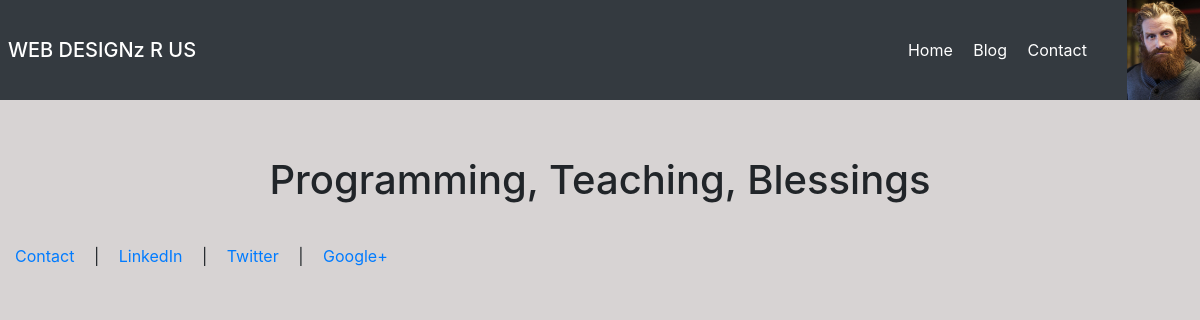
/blog/, run on an earlier commit of the app's database.
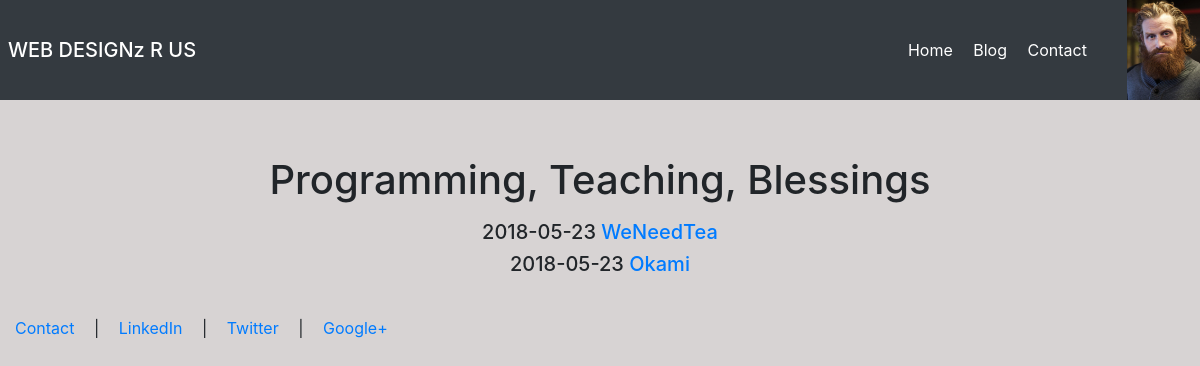
And on a later commit of the database.
### blog/models.py (models this page shows, shortened)
class Post(models.Model):
    title = models.CharField(max_length=140)
    body = models.TextField()
    date = models.DateTimeField()

### blog/templates/blog/blog.html
{% extends "personae/header.html" %}
{% block content %}
  {% for post in object_list %}
    <h5>{{ post.date|date:"Y-m-d" }} <a href="/blog/{{post.id}}"> {{post.title}}</a> </h5>
  {% endfor %}
{% endblock %}

### personae/templates/personae/header.html (shortened to what this page needs)
<!DOCTYPE html>
<html lang="en">
<head>
	{% load staticfiles %}
	<link rel="stylesheet" href="{% static 'personae/css/bootstrap.min.css' %}" type = "text/css"/>
</head>
<body class="body" style="background-color:#d7d3d3;">
	<div class="d-flex flex-column flex-md-row align-items-center p-0 pl-2 mb-2 bg-dark text-white">
		<h5 class="my-0 mr-md-auto">WEB DESIGNz R US</h5>
		<nav class="my-3 mr-md-3">
			<a href="/" class="p-2 text-white">Home</a>
			<a href="/blog/" class="p-2 text-white">Blog</a>
			<a href="/contact/" class="p-2 pr-4 text-white">Contact</a>
		</nav>
		<div class="m-0">
			<img src="{% static 'personae/img/profile.jpg' %}" class="responsive-img" style='max-height:100px;' alt="profile picture">
		</div>
	</div>
<div class="p-5 pt-md-5 pb-md-4 mx-auto text-center">
	<h1 class="display-5">Programming, Teaching, Blessings</h1>
	<p class="lead p-sm-0 text-sm-left">
		{% block content %}
		{% endblock %}
	</p>
</div>
<footer style="position: relative; bottom: 0;">
	<div>
		<p>
			<a href="/contact/" target="blank" class="col-md-3">Contact</a> |
			<a href="#" target="blank" class="col-md-3">LinkedIn</a> |
			<a href="#" target="blank" class="col-md-3">Twitter</a> |
			<a href="#" target="blank" class="col-md-3">Google+</a>
		</p>
	</div>
</footer>
</body>
</html>

### personae/templates/personae/header.html (style rules this page uses)
html, body { height:100% }

What changed in the data, as far as the page shows it:
added Post: date "2018-05-23", title "WeNeedTea"
added Post: date "2018-05-23", title "Okami"
